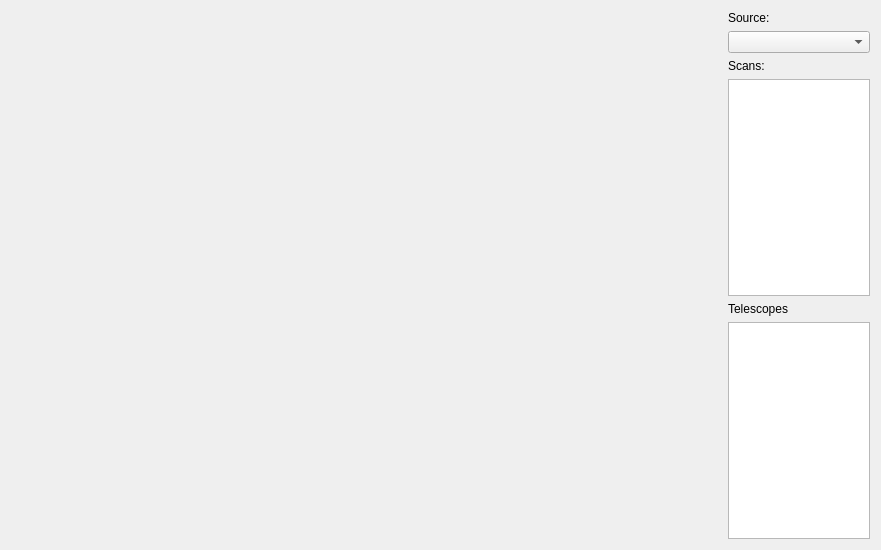
<?xml version="1.0" encoding="UTF-8"?>
<ui version="4.0">
 <class>VisDefaultTab</class>
 <widget class="QWidget" name="VisDefaultTab">
  <property name="geometry">
   <rect>
    <x>0</x>
    <y>0</y>
    <width>881</width>
    <height>550</height>
   </rect>
  </property>
  <layout class="QGridLayout" name="gridLayout_3" columnstretch="5,1">
   <item row="0" column="0">
    <widget class="QWidget" name="widget" native="true">
     </widget>
   </item>
   <item row="0" column="1">
    <layout class="QGridLayout" name="gridLayout_2">
     <item row="1" column="0">
      <layout class="QGridLayout" name="gridLayout">
       <item row="0" column="0" colspan="2">
        <widget class="QComboBox" name="cmbSource">
         </widget>
       </item>
       <item row="3" column="0" colspan="2">
        <widget class="QLabel" name="lblTelescopes">
         <property name="text">
          <string>Telescopes</string>
         </property>
        </widget>
       </item>
       <item row="2" column="0" colspan="2">
        <widget class="QListWidget" name="listScans" />
       </item>
       <item row="4" column="0" colspan="2">
        <widget class="QListWidget" name="listTelescopes" />
       </item>
       <item row="1" column="0" colspan="2">
        <widget class="QLabel" name="lblScans">
         <property name="text">
          <string>Scans:</string>
         </property>
        </widget>
       </item>
      </layout>
     </item>
     <item row="0" column="0">
      <widget class="QLabel" name="lblSource">
       <property name="text">
        <string>Source:</string>
       </property>
      </widget>
     </item>
    </layout>
   </item>
  </layout>
 </widget>
 <resources>
  <include location="../gui/icons/icons.qrc" />
 </resources>
 <connections />
</ui>
